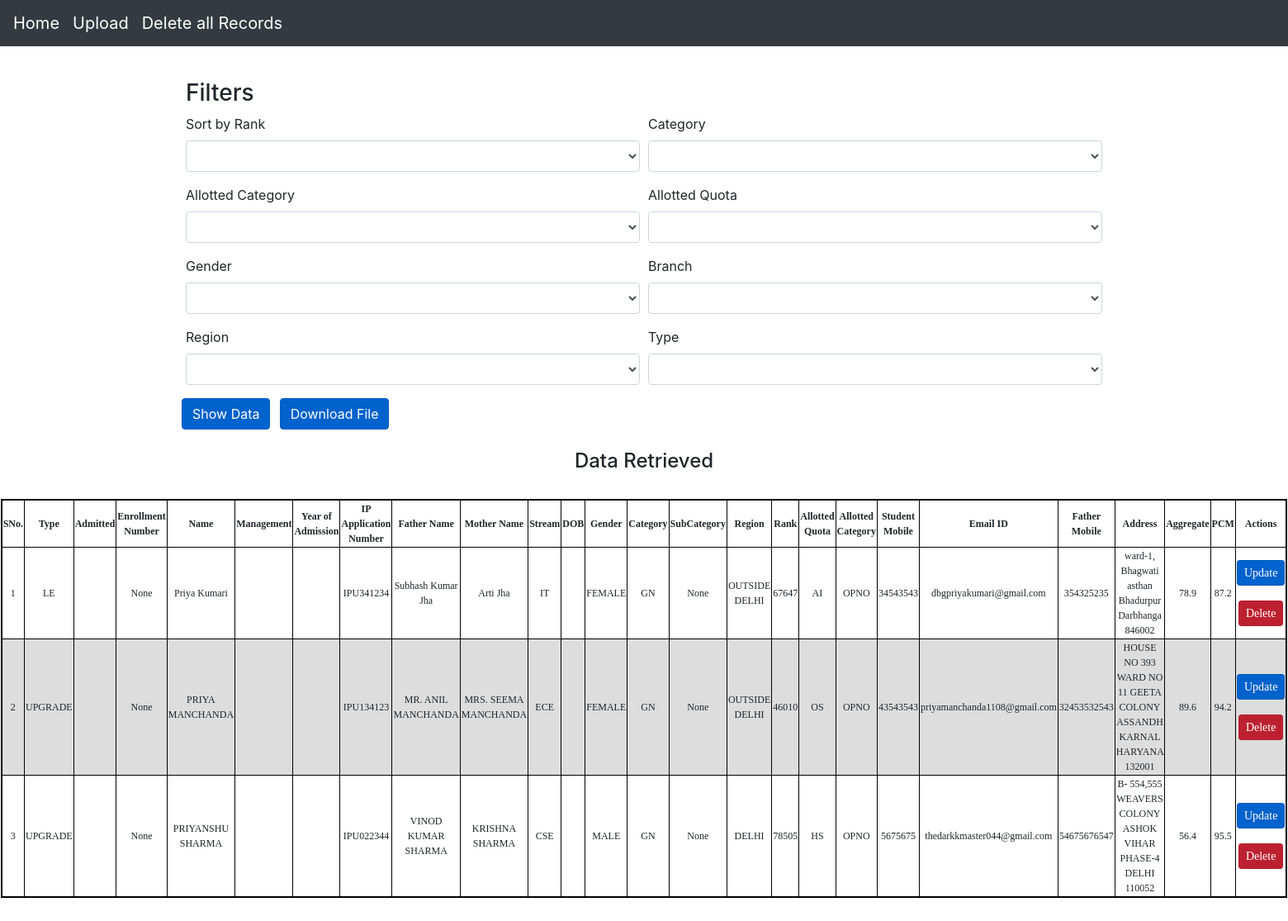
Page /quota_gn on the earlier database version.
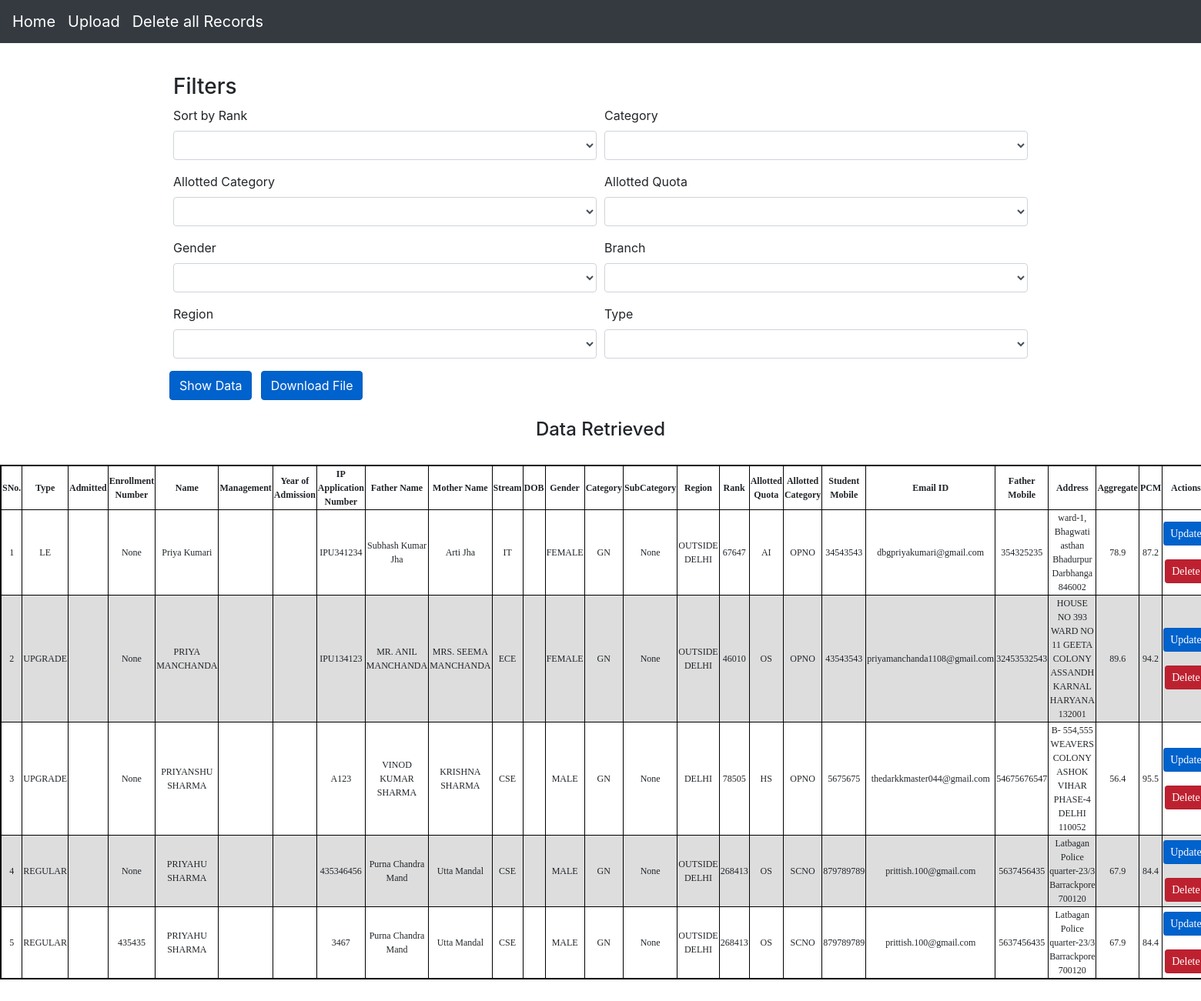
Same page on the later database version.
### app/models.py (models this page shows, shortened)
class sample(models.Model):
    type = models.CharField(max_length=10, choices= typechoices ,default='Regular')
    admitted = models.CharField(max_length=50, default= '',null= True)
    enrollmentno = models.IntegerField(null = True, default = None , blank=True, unique = True)
    name = models.CharField(max_length=100, default=False)
    management = models.CharField(max_length=50, default = '', null= True)
    yearofadmission = models.DateTimeField(default=False)
    appno = models.CharField(default= "", max_length=200, unique= True)
    Fname = models.CharField(max_length=200, default=False)
    Mname = models.CharField(max_length=200, default=False)
    stream = models.CharField(max_length=200, choices= streamchoices,default=False)
    DOB = models.DateField(default=False)
    gender = models.CharField(max_length=50,choices= genderchoices ,default=False)
    category = models.CharField(max_length=5,choices= categorychoices ,default=False)
    subcategory = models.CharField(max_length=10, choices= subcategorychoices ,default=False)
    region = models.CharField(max_length=50,choices= regionchoices ,default=False)
    rank = models.IntegerField(null = True, default=None , blank=True)
    allottedquota = models.CharField(max_length=10,choices= allotedquotachoices, default=False)
    allottedcategory = models.CharField(max_length=10,choices= allottedcategorychoices, default=False)
    studentmobile = models.IntegerField(null = True, default=None , blank=True)
    emailid = models.EmailField(max_length=200, default='')
    fathermobile = models.IntegerField(null = True, default=None , blank=True)
    address = models.CharField(max_length=200, default=False)
    aggregate = models.FloatField(null = True, default=None , blank=True)
    pcm = models.FloatField(null = True, default=None , blank=True)

### app/views.py (the view)
# urls.py: path('quota_gn', views.quota_gn, name = "quota_gn"),
def quota_gn(request):
    smp = sample.objects.filter(category = 'GN').values()
    if not smp:
        return HttpResponse('No records found')
    else:
        templ = loader.get_template('app/home.html')
        context = {
            'smp': smp,
        }
        return HttpResponse(templ.render(context, request))

### app/templates/app/home.html (shortened to what the changed rows need)
<!doctype html>
<html lang="en">
  <head>
    <link rel="stylesheet" href="https://cdn.jsdelivr.net/npm/bootstrap@4.3.1/dist/css/bootstrap.min.css">
  </head>
  <body>
    <br>
    </head>
    <body>
    <br>
<br><br>
      {% if smp %}
        <br>
        <br>
        <table border="1" style="border:2px solid black;margin-left:auto;margin-right:auto;">
            <thead>
                <th>SNo.</th>
                <th>Type</th>
                <th>Admitted</th>
                <th>Enrollment Number</th>
                <th>Name</th>
                <th>Management</th>
                <th>Year of Admission</th>
                <th>IP Application Number</th>
                <th>Father Name</th>
                <th>Mother Name</th>
                <th>Stream</th>
                <th>DOB</th>
                <th>Gender</th>
                <th>Category</th>
                <th>SubCategory</th>
                <th>Region</th>
                <th>Rank</th>
                <th>Allotted Quota</th>
                <th>Allotted Category</th>
                <th>Student Mobile</th>
                <th>Email ID</th>
                <th>Father Mobile</th>
                <th>Address</th>
                <th>Aggregate</th>
                <th>PCM</th>
                <th>Actions</th>
            </thead>
            {% for k in smp  %}
            <tr>
                <td class="number">
                </td>
                <td>{{k.type}}</td>
                <td>{{k.admitted_yn}}</td>
                <td>{{k.enrollmentno}}</td>
                <td>{{k.name}}</td>
                <td>{{k.management_yn}}</td>
                <td>{{k.yearpub}}</td>
                <td>{{k.appno}}</td>
                <td>{{k.Fname}}</td>
                <td>{{k.Mname}}</td>
                <td>{{k.stream}}</td>
                <td>{{k.dateofbirth}}</td>
                <td>{{k.gender}}</td>
                <td>{{k.category}}</td>
                <td>{{k.subcategory}}</td>
                <td>{{k.region}}</td>
                <td>{{k.rank}}</td>
                <td>{{k.allottedquota}}</td>
                <td>{{k.allottedcategory}}</td>
                <td>{{k.studentmobile}}</td>
                <td>{{k.emailid}}</td>
                <td>{{k.fathermobile}}</td>
                <td>{{k.address}}</td>
                <td>{{k.aggregate}}</td>
                <td>{{k.pcm}}</td>
                <td> <div>
                  <a class="btn btn-primary btn-sm active" role="button" href="{% url 'app:update' k.id %}">Update</a>
                </div>
                <br>
                <div>
                  <a class="btn btn-sm btn-danger active" role="button" href="{% url 'app:delete' k.id %}">Delete</a>
                </div>
                </td>
            </tr>
            {% endfor %}
    </table>
    {% endif %}
    <br>
  </body>
<br><br>
</html>

Differences in the rows shown:
removed sample: type "UPGRADE", enrollmentno "None", name "PRIYANSHU SHARMA", appno "IPU022344", Fname "VINOD KUMAR SHARMA", Mname "KRISHNA SHARMA", stream "CSE", gender "MALE", category "GN", subcategory "None", region "DELHI", rank "78505", allottedquota "HS", allottedcategory "OPNO", studentmobile "5675675", emailid "thedarkkmaster044@gmail.com", fathermobile "54675676547", address "B- 554,555 WEAVERS COLONY ASHOK VIHAR PHASE-4 DELHI 110052", aggregate "56.4", pcm "95.5"
added sample: type "UPGRADE", enrollmentno "None", name "PRIYANSHU SHARMA", appno "A123", Fname "VINOD KUMAR SHARMA", Mname "KRISHNA SHARMA", stream "CSE", gender "MALE", category "GN", subcategory "None", region "DELHI", rank "78505", allottedquota "HS", allottedcategory "OPNO", studentmobile "5675675", emailid "thedarkkmaster044@gmail.com", fathermobile "54675676547", address "B- 554,555 WEAVERS COLONY ASHOK VIHAR PHASE-4 DELHI 110052", aggregate "56.4", pcm "95.5"
added sample: type "REGULAR", enrollmentno "None", name "PRIYAHU SHARMA", appno "435346456", Fname "Purna Chandra Mand", Mname "Utta Mandal", stream "CSE", gender "MALE", category "GN", subcategory "None", region "OUTSIDE DELHI", rank "268413", allottedquota "OS", allottedcategory "SCNO", studentmobile "879789789", emailid "prittish.100@gmail.com", fathermobile "5637456435", address "Latbagan Police quarter-23/3 Barrackpore 700120", aggregate "67.9", pcm "84.4"
added sample: type "REGULAR", enrollmentno "435435", name "PRIYAHU SHARMA", appno "3467", Fname "Purna Chandra Mand", Mname "Utta Mandal", stream "CSE", gender "MALE", category "GN", subcategory "None", region "OUTSIDE DELHI", rank "268413", allottedquota "OS", allottedcategory "SCNO", studentmobile "879789789", emailid "prittish.100@gmail.com", fathermobile "5637456435", address "Latbagan Police quarter-23/3 Barrackpore 700120", aggregate "67.9", pcm "84.4"
